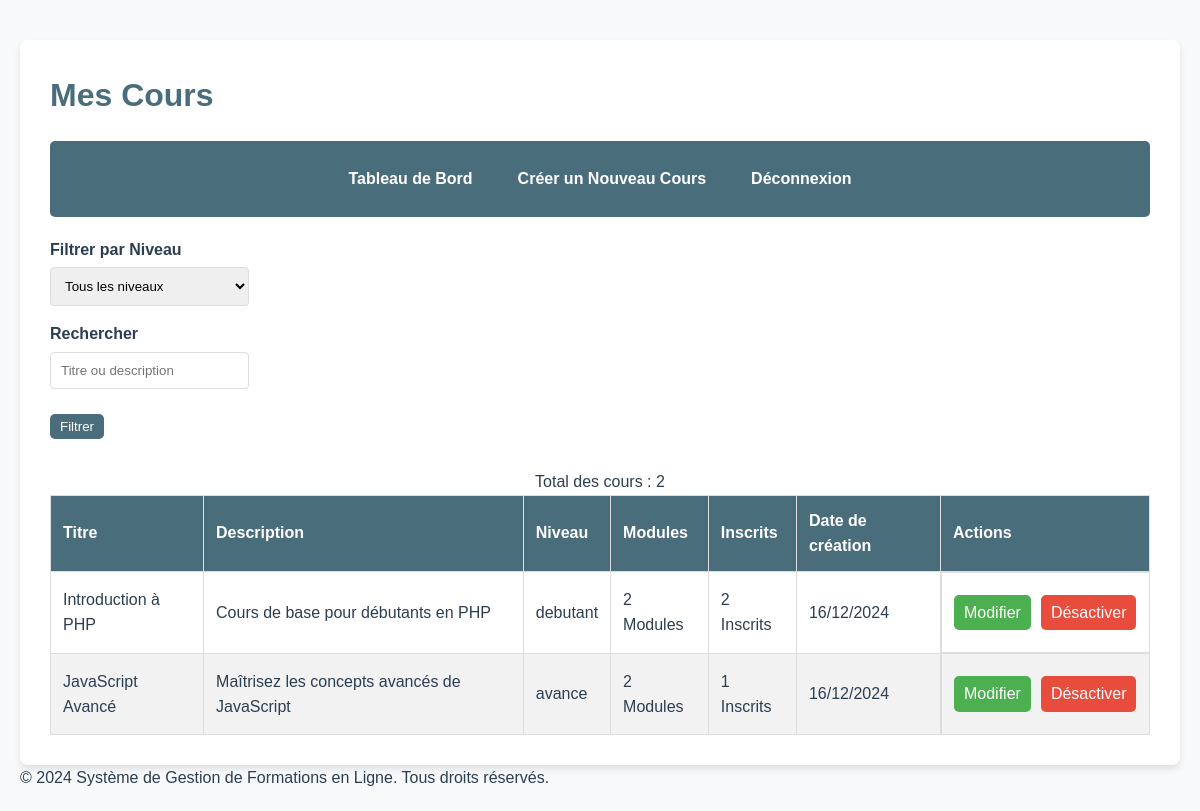
The app's page /views/formateur/courses.php (signed in) with its own data.
### tables this page shows
CREATE TABLE cours (
	id INT PRIMARY KEY AUTO_INCREMENT,
    formateur_id INT NOT NULL,
    titre VARCHAR(255) NOT NULL,
    description TEXT,
    niveau ENUM('debutant', 'intermediaire', 'avance') NOT NULL DEFAULT 'debutant',
    is_active BOOLEAN DEFAULT true,
    date_creation TIMESTAMP DEFAULT CURRENT_TIMESTAMP,
    FOREIGN KEY (formateur_id) REFERENCES users(id)
);

### includes/csrf.php (called while the page is built, shortened)
<?php
class CSRFToken {
    public static function generateToken() {
        return $_SESSION['csrf_token'];
    }
}

### views/formateur/courses.php (the view, shortened to what this page needs)
<?php
require_once '../../connexion.php';
require_once '../../includes/csrf.php';
$user = $_SESSION['user'];
$csrf_token = CSRFToken::generateToken();
$page = isset($_GET['page']) ? (int)$_GET['page'] : 1;
$courses_per_page = 10;
$offset = ($page - 1) * $courses_per_page;
$search_query = isset($_GET['search']) ? trim($_GET['search']) : null;
try {
    $query = "
        SELECT c.id, c.titre, c.description, c.niveau,
               c.date_creation, c.is_active,
               COUNT(DISTINCT m.id) as module_count,
               COUNT(DISTINCT i.id) as inscription_count
        FROM cours c
        LEFT JOIN modules m ON c.id = m.course_id
        LEFT JOIN inscriptions i ON c.id = i.course_id
        WHERE c.formateur_id = ?
        GROUP BY c.id, c.date_creation
        ORDER BY inscription_count DESC, c.date_creation DESC
        LIMIT ? OFFSET ?
    ";
    $courses_stmt = $pdo->prepare($query);
    $courses_stmt->bindValue(1, $user['id'], PDO::PARAM_INT);
    $courses_stmt->bindValue(2, $courses_per_page, PDO::PARAM_INT);
    $courses_stmt->bindValue(3, $offset, PDO::PARAM_INT);
    $courses_stmt->execute();
    $courses = $courses_stmt->fetchAll();
    $count_query = "
        SELECT COUNT(*) as total
        FROM cours
        WHERE formateur_id = ?
    ";
    $count_stmt = $pdo->prepare($count_query);
    $count_stmt->execute([$user['id']]);
    $total_courses = $count_stmt->fetch()['total'];
} catch (PDOException $e) {
    logError("Erreur de récupération des cours : " . $e->getMessage());
    $courses = [];
    $total_pages = 0;
    $total_courses = 0;
}
?>
<!DOCTYPE html>
<html lang="fr">
<head>
    <link rel="stylesheet" href="../../assets/css/style.css">
</head>
<body>
    <div class="container">
        <div class="header">
            <h1>Mes Cours</h1>
        </div>
        <div class="nav">
            <ul>
                <li><a href="dashboard.php">Tableau de Bord</a></li>
                <li><a href="create_course.php" class="btn-create">Créer un Nouveau Cours</a></li>
                <li><a href="../../auth/logout.php">Déconnexion</a></li>
            </ul>
        </div>
        <div class="courses-filters">
            <form method="GET" action="">
                <div class="form-group">
                    <label for="niveau">Filtrer par Niveau</label>
                    <select name="niveau" id="niveau">
                        <option value="">Tous les niveaux</option>
                    </select>
                </div>
                <div class="form-group">
                    <label for="search">Rechercher</label>
                    <input type="text" name="search" id="search"
                           placeholder="Titre ou description"
                           value="<?= htmlspecialchars($search_query ?? '') ?>">
                </div>
                <button type="submit" class="btn">Filtrer</button>
            </form>
        </div>
        <div class="total-courses"><p>Total des cours : <?= $total_courses ?></p></div>
        <?php if (empty($courses)): ?>
            <div class="alert alert-info">
                <p>Aucun cours trouvé.</p>
                <p><a href="create_course.php" class="btn">Créer votre premier cours</a></p>
            </div>
        <?php else: ?>
            <table class="courses-table">
                <thead>
                    <tr>
                        <th>Titre</th>
                        <th>Description</th>
                        <th>Niveau</th>
                        <th>Modules</th>
                        <th>Inscrits</th>
                        <th>Date de création</th>
                        <th>Actions</th>
                    </tr>
                </thead>
                <tbody>
                    <?php foreach ($courses as $course): ?>
                        <tr>
                            <td><?= htmlspecialchars($course['titre']) ?></td>
                            <td><?= htmlspecialchars(substr($course['description'], 0, 100)) . (strlen($course['description']) > 100 ? '...' : '') ?></td>
                            <td><?= htmlspecialchars($course['niveau']) ?></td>
                            <td><?= $course['module_count'] ?> Modules</td>
                            <td><?= $course['inscription_count'] ?> Inscrits</td>
                            <td><?= date('d/m/Y', strtotime($course['date_creation'])) ?></td>
                            <td class="actions">
                                <?php if ($course['is_active']): ?>
                                    <a href="edit_course.php?id=<?= $course['id'] ?>" class="btn btn-edit">
                                        <i class="fas fa-edit"></i> Modifier
                                    </a>
                                    <a href="delete_course.php?id=<?= $course['id'] ?>&csrf_token=<?= urlencode($csrf_token) ?>"
                                       class="btn btn-delete"
                                       onclick="return confirm('Voulez-vous vraiment désactiver ce cours ?')">
                                        <i class="fas fa-trash"></i> Désactiver
                                    </a>
                                <?php endif; ?>
                            </td>
                        </tr>
                    <?php endforeach; ?>
                </tbody>
            </table>
        <?php endif; ?>
    </div>
    <footer class="footer">
        <p>&copy; 2024 Système de Gestion de Formations en Ligne. Tous droits réservés.</p>
    </footer>
</body>
</html>

### assets/css/style.css (style rules this page uses)
:root { --primary-color: #4A6D7C; --secondary-color: #E0E4E8; --background-color: #F7F9FA; --text-color: #2C3E50; --error-color: #E74C3C; --success-color: #2ECC71; }
* { margin: 0; padding: 0; box-sizing: border-box; }
body { font-family: 'Arial', sans-serif; line-height: 1.6; background-color: var(--background-color); color: var(--text-color); max-width: 1200px; margin: 0 auto; padding: 20px; }
.container { background-color: white; border-radius: 8px; box-shadow: 0 4px 6px rgba(0, 0, 0, 0.1); padding: 30px; margin-top: 20px; }
h1, h2 { color: var(--primary-color); margin-bottom: 20px; }
.btn { display: inline-block; padding: 10px 15px; background-color: var(--primary-color); color: white; text-decoration: none; border-radius: 5px; border: none; cursor: pointer; transition: background-color 0.3s ease; margin: 10px 0; }
.form-group { margin-bottom: 15px; }
.form-group label { display: block; margin-bottom: 5px; font-weight: bold; }
.form-group input, .form-group select { width: 100%; padding: 10px; border: 1px solid #ddd; border-radius: 4px; }
.nav { background-color: var(--primary-color); padding: 15px; border-radius: 5px; margin-bottom: 20px; }
.nav ul { list-style: none; display: flex; justify-content: center; align-items: center; }
.nav ul li { margin: 0 15px; }
.nav ul li a { color: white; text-decoration: none; font-weight: bold; }

### views/formateur/courses.php (style rules this page uses)
.courses-filters { display: flex; justify-content: space-between; margin-bottom: 20px; }
.courses-table { width: 100%; border-collapse: collapse; }
.courses-table th, .courses-table td { border: 1px solid #ddd; padding: 12px; text-align: left; }
.courses-table th { background-color: var(--primary-color); color: white; }
.courses-table tr:nth-child(even) { background-color: #f2f2f2; }
.btn-create { display: inline-block; padding: 10px 15px; background-color: var(--primary-color); color: white; text-decoration: none; border-radius: 5px; }
.btn-edit { background-color: #4CAF50; color: white; padding: 5px 10px; border: none; border-radius: 5px; cursor: pointer; text-decoration: none; display: inline-block; }
.btn-delete { background-color: #e74c3c; color: white; padding: 5px 10px; border: none; border-radius: 5px; cursor: pointer; text-decoration: none; display: inline-block; }
.actions { display: flex; gap: 10px; }
.total-courses { justify-self: center; }
.btn { padding: 5px 10px; }

### records on screen
cours: titre "Introduction à PHP", description "Cours de base pour débutants en PHP", niveau "debutant", module_count "2", inscription_count "2", date_creation "16/12/2024"
cours: titre "JavaScript Avancé", description "Maîtrisez les concepts avancés de JavaScript", niveau "avance", module_count "2", inscription_count "1", date_creation "16/12/2024"

### other values on screen
$total_courses "2"
